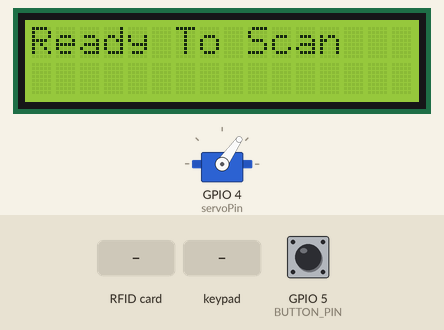
Simulated run of this sketch. Board: ESP32. On the bench: 16×2 character LCD, servo. Inputs (shaded band) come from the test bench; at power-on: GPIO 5 (BUTTON_PIN) HIGH. WiFi joins after 1.5 s; servers stay silent unless stated; uploads are accepted with an empty reply.

Above: at 4.8 s.
4.9 s: GPIO 5 (BUTTON_PIN) pulled LOW for 0.15 s
At 6.0 s:
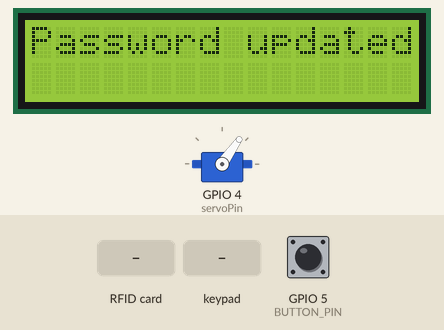
8.0 s: RFID card 5E 7A 19 C4 held to the reader
At 9.3 s:
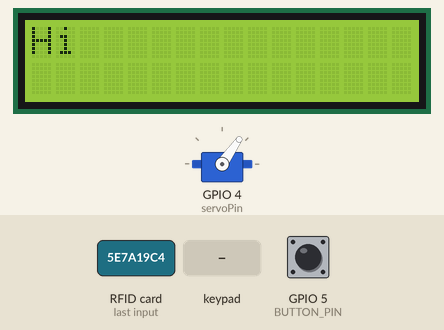
11.0 s: key '*' pressed
At 11.6 s:
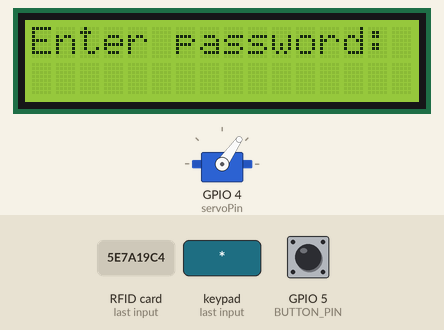
12.7 s: keypad keys 1 3 1 2 1 4 2 7 pressed 0.4 s apart
At 16.9 s:
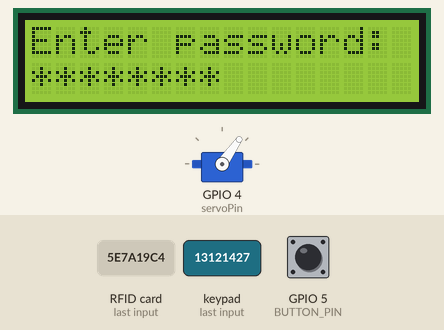
17.4 s: keypad keys 1 3 1 2 1 4 2 7 # pressed 0.4 s apart
At 21.2 s:
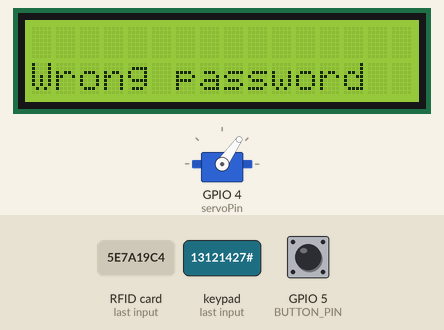
22.5 s: GPIO 5 (BUTTON_PIN) pulled LOW for 1 s
At 22.76 s:
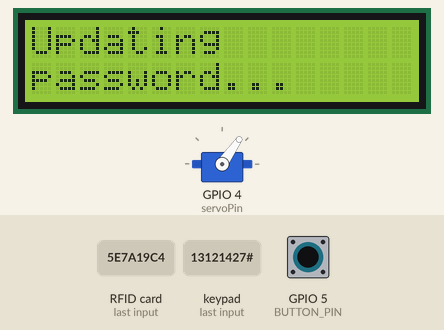
Timing chart, 0 to 25.5 s (numbered marks = the images above; inputs shaded):
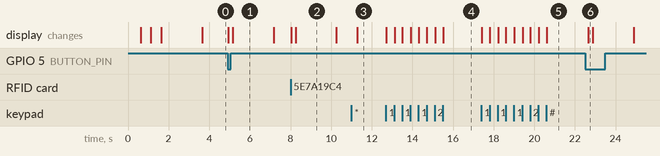

The sketch:

supersuperfinal.ino
```cpp
#include <ESP32Servo.h>
#include <SPI.h>
#include <MFRC522.h>
#include <LiquidCrystal_I2C.h>
#include <Keypad.h>
#include <WiFi.h>
#include <HTTPClient.h>

#define SS_PIN 2
#define RST_PIN 15
#define TERMINAL_NAME  "headquarter"
#define ROW_NUM 4
#define COLUMN_NUM 3
#define BUTTON_PIN 5

Servo myServo;
MFRC522 mfrc522(SS_PIN, RST_PIN);

int servoPin = 4;
int buzzerPin = 35;
int ledPin = 34;

LiquidCrystal_I2C lcd(0x3F, 16, 2);

char keys[ROW_NUM][COLUMN_NUM] = {
  {'1','2','3'},
  {'4','5','6'},
  {'7','8','9'},
  {'*','0','#'}
};

byte pin_rows[ROW_NUM] = {13, 12, 14, 27};
byte pin_column[COLUMN_NUM] = {26, 25, 32};

Keypad keypad = Keypad(makeKeymap(keys), pin_rows, pin_column, ROW_NUM, COLUMN_NUM);

String currentPassword = "";
String enteredPassword = "";
bool passwordMode = false;

const char *mainLinkForSpr = "https://script.google.com/macros/s/AKfycbwm8hUJ3J0VORKQNHwaBKCS5VuVS0s_QgGCq1Oqf61e10JQQl_v0IseIlcOCPWcyVCm4w/exec";
const char *ssid = "Redmi";
const char *password = "bochabu34";
const char *root_ca = \
"-----BEGIN CERTIFICATE-----\n" \
"MIIFVzCCAz+gAwIBAgINAgPlk28xsBNJiGuiFzANBgkqhkiG9w0BAQwFADBHMQsw\n" \
"CQYDVQQGEwJVUzEiMCAGA1UEChMZR29vZ2xlIFRydXN0IFNlcnZpY2VzIExMQzEU\n" \
"MBIGA1UEAxMLR1RTIFJvb3QgUjEwHhcNMTYwNjIyMDAwMDAwWhcNMzYwNjIyMDAw\n" \
"MDAwWjBHMQswCQYDVQQGEwJVUzEiMCAGA1UEChMZR29vZ2xlIFRydXN0IFNlcnZp\n" \
"Y2VzIExMQzEUMBIGA1UEAxMLR1RTIFJvb3QgUjEwggIiMA0GCSqGSIb3DQEBAQUA\n" \
"A4ICDwAwggIKAoICAQC2EQKLHuOhd5s73L+UPreVp0A8of2C+X0yBoJx9vaMf/vo\n" \
"27xqLpeXo4xL+Sv2sfnOhB2x+cWX3u+58qPpvBKJXqeqUqv4IyfLpLGcY9vXmX7w\n" \
"Cl7raKb0xlpHDU0QM+NOsROjyBhsS+z8CZDfnWQpJSMHobTSPS5g4M/SCYe7zUjw\n" \
"TcLCeoiKu7rPWRnWr4+wB7CeMfGCwcDfLqZtbBkOtdh+JhpFAz2weaSUKK0Pfybl\n" \
"qAj+lug8aJRT7oM6iCsVlgmy4HqMLnXWnOunVmSPlk9orj2XwoSPwLxAwAtcvfaH\n" \
"szVsrBhQf4TgTM2S0yDpM7xSma8ytSmzJSq0SPly4cpk9+aCEI3oncKKiPo4Zor8\n" \
"Y/kB+Xj9e1x3+naH+uzfsQ55lVe0vSbv1gHR6xYKu44LtcXFilWr06zqkUspzBmk\n" \
"MiVOKvFlRNACzqrOSbTqn3yDsEB750Orp2yjj32JgfpMpf/VjsPOS+C12LOORc92\n" \
"wO1AK/1TD7Cn1TsNsYqiA94xrcx36m97PtbfkSIS5r762DL8EGMUUXLeXdYWk70p\n" \
"aDPvOmbsB4om3xPXV2V4J95eSRQAogB/mqghtqmxlbCluQ0WEdrHbEg8QOB+DVrN\n" \
"VjzRlwW5y0vtOUucxD/SVRNuJLDWcfr0wbrM7Rv1/oFB2ACYPTrIrnqYNxgFlQID\n" \
"AQABo0IwQDAOBgNVHQ8BAf8EBAMCAYYwDwYDVR0TAQH/BAUwAwEB/zAdBgNVHQ4E\n" \
"FgQU5K8rJnEaK0gnhS9SZizv8IkTcT4wDQYJKoZIhvcNAQEMBQADggIBAJ+qQibb\n" \
"C5u+/x6Wki4+omVKapi6Ist9wTrYggoGxval3sBOh2Z5ofmmWJyq+bXmYOfg6LEe\n" \
"QkEzCzc9zolwFcq1JKjPa7XSQCGYzyI0zzvFIoTgxQ6KfF2I5DUkzps+GlQebtuy\n" \
"h6f88/qBVRRiClmpIgUxPoLW7ttXNLwzldMXG+gnoot7TiYaelpkttGsN/H9oPM4\n" \
"7HLwEXWdyzRSjeZ2axfG34arJ45JK3VmgRAhpuo+9K4l/3wV3s6MJT/KYnAK9y8J\n" \
"ZgfIPxz88NtFMN9iiMG1D53Dn0reWVlHxYciNuaCp+0KueIHoI17eko8cdLiA6Ef\n" \
"MgfdG+RCzgwARWGAtQsgWSl4vflVy2PFPEz0tv/bal8xa5meLMFrUKTX5hgUvYU/\n" \
"Z6tGn6D/Qqc6f1zLXbBwHSs09dR2CQzreExZBfMzQsNhFRAbd03OIozUhfJFfbdT\n" \
"6u9AWpQKXCBfTkBdYiJ23//OYb2MI3jSNwLgjt7RETeJ9r/tSQdirpLsQBqvFAnZ\n" \
"0E6yove+7u7Y/9waLd64NnHi/Hm3lCXRSHNboTXns5lndcEZOitHTtNCjv0xyBZm\n" \
"2tIMPNuzjsmhDYAPexZ3FL//2wmUspO8IFgV6dtxQ/PeEMMA3KgqlbbC1j+Qa3bb\n" \
"bP6MvPJwNQzcmRk13NfIRmPVNnGuV/u3gm3c\n" \
"-----END CERTIFICATE-----\n";

void setup()
{
    lcd.init();
    lcd.backlight();

    SPI.begin();
    mfrc522.PCD_Init();

    myServo.setPeriodHertz(50);
    myServo.attach(servoPin, 500, 2400);
    myServo.write(55);

    display("Welcome", "");

    WiFi.begin(ssid, password);
    while (WiFi.status() != WL_CONNECTED) {
        delay(500);
        lcd.print(".");
    }
    display("WiFi connected", "");
    delay(2000);
    display("Ready To Scan", "");

    pinMode(BUTTON_PIN, INPUT_PULLUP);
}

void loop()
{
    if (checkRFIDCard()) {
        delay(1000);
        mfrc522.PICC_HaltA();
        mfrc522.PCD_StopCrypto1();
    }

    checkKeypad();
    checkButton();
}

void checkKeypad()
{
    char key = keypad.getKey();

    if (key) {
        if (key == '*') {
            passwordMode = !passwordMode;
            if (passwordMode) {
                enteredPassword = "";
                display("Enter password:", "");
            } else {
                display("Ready To Scan", "");
            }
        } else if (key == '#') {
            if (passwordMode) {
                if (enteredPassword == currentPassword) {
                    display("", "Correct password");
                    opendoor();
                } else {
                    display("", "Wrong password");
                    delay(2000);
                }
                enteredPassword = "";
                display("Ready To Scan", "");
                passwordMode = false;
            }
        } else {
            if (passwordMode) {
                enteredPassword += key;
                lcd.setCursor(enteredPassword.length() - 1, 1);
                lcd.print("*");
            }
        }
    }
}

void checkButton()
{
    if (digitalRead(BUTTON_PIN) == LOW) {
        updateCurrentPassword();
        delay(200);
    }
}


void updateCurrentPassword()
{
    display("Updating", "password...");

    String response = fetchPassword();
    int colonIndex = response.lastIndexOf(":");
    currentPassword = response.substring(colonIndex + 1);
    display("Password updated", "");
    delay(2000);
    display("Ready To Scan", "");
}

String fetchPassword() {
    HTTPClient http;
    String data;

    char url[150];
    sprintf(url, "%s?terminal=%s&action=fetchPassword", mainLinkForSpr, TERMINAL_NAME);

    http.begin(url, root_ca);
    int code = http.GET();

    if (code == 302) {
        String newUrl = http.getLocation();
        http.end();
        http.begin(newUrl, root_ca);
        code = http.GET();
    }

    if (code == 200) {
        data = http.getString();
    } else {
        display("Error:", String(code).c_str());
        delay(2000);
    }

    http.end();
    return data;
}


bool checkRFIDCard() {
    if (!mfrc522.PICC_IsNewCardPresent() || !mfrc522.PICC_ReadCardSerial()) {
        return false;
    }

    String uid = "";
    for (byte i = 0; i < mfrc522.uid.size; i++) {
        uid += String(mfrc522.uid.uidByte[i], HEX);
    }

    display("Connecting to", "Google...");

    String response = getGoogleData(uid);
    handleDataFromGoogle(response);
    return true;
}

void handleDataFromGoogle(String data) {
    int colonIndex = data.indexOf(":");
    String access = data.substring(0, colonIndex);
    int nextColonIndex = data.indexOf(":", colonIndex + 1);
    String name = data.substring(colonIndex + 1, nextColonIndex);
    colonIndex = nextColonIndex;
    nextColonIndex = data.indexOf(":", colonIndex + 1);
    String text = data.substring(colonIndex + 1, nextColonIndex);
    currentPassword = data.substring(nextColonIndex + 1);

    display("Hi " + name, text);
    delay(2000);
    display("Ready To Scan", "");

    if (access.equalsIgnoreCase("allow")) {
        opendoor();
    }
}

String getGoogleData(String uid) {
    HTTPClient http;
    String data;

    char url[150];
    sprintf(url, "%s?uid=%s&terminal=%s", mainLinkForSpr, uid.c_str(), TERMINAL_NAME);

    http.begin(url, root_ca);
    int code = http.GET();

    if (code == 302) {
        String newUrl = http.getLocation();
        http.end();
        http.begin(newUrl, root_ca);
        code = http.GET();
    }

    if (code == 200) {
        data = http.getString();
    } else {
        display("Error:", String(code).c_str());
        delay(2000);
    }

    http.end();
    return data;
}

void opendoor()
{
    myServo.write(150);
    delay(3000);
    myServo.write(55);
}

void display(String line1, String line2)
{
    lcd.clear();
    lcd.setCursor(0, 0);
    lcd.print(line1);
    lcd.setCursor(0, 1);
    lcd.print(line2);
}
```

Measured:
- after the input at 4.9 s, the display: first changes at once (image 1 shows a later state)
- after the input at 8.0 s, the display: first changes at once (image 2 shows a later state)
- after the input at 11.0 s, the display: changes after 0.28 s (image 3)
- after the input at 12.7 s, the display: first changes at once (image 4 shows a later state)
- after the input at 17.4 s, the display: first changes at once (image 5 shows a later state)
- after the input at 22.5 s, the display: changes after 0.16 s (image 6)
- what the display in image 1 shows lasts 2.0 s, from 5.2 s to 7.2 s
